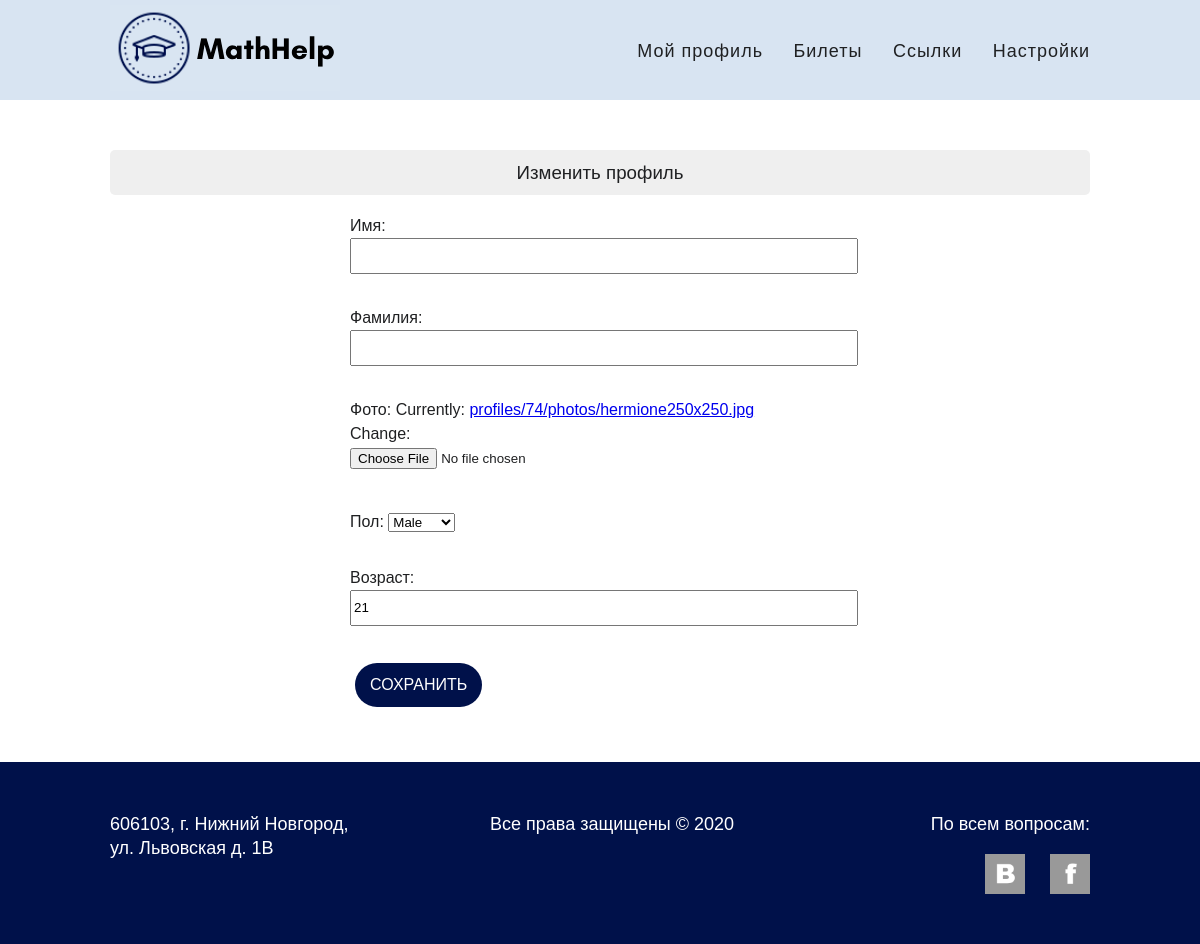
The page /profiles/defytheflow/update (signed in) on the database as committed earlier.
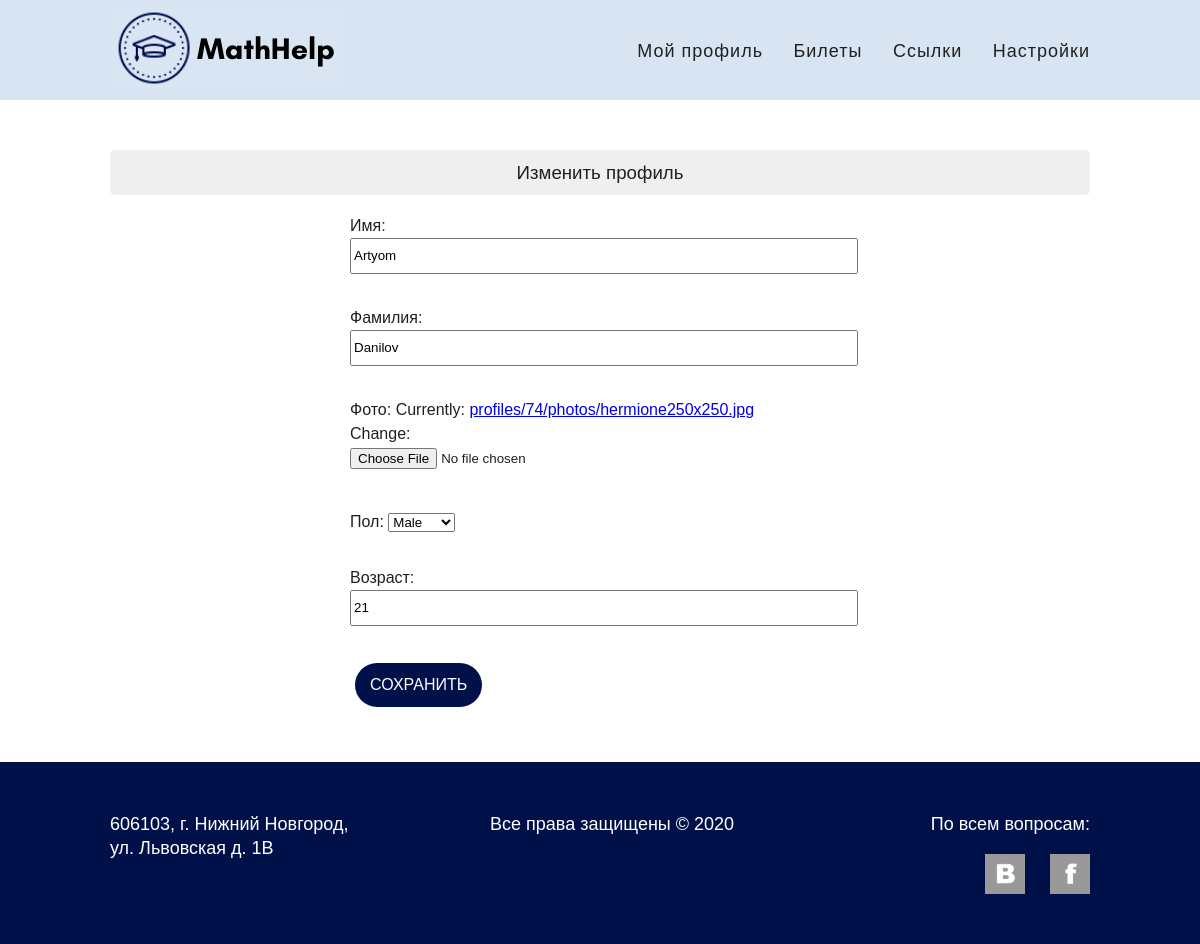
The same page on the database as committed later.
### apps/profiles/models.py (models this page shows, shortened)
class Profile(models.Model):
    error_messages = {
        'invalid_delete_photo': 'Can not delete default photo.',
    }
    PHOTO_MAX_WIDTH, PHOTO_MAX_HEIGHT = 250, 250
    DEFAULT_PHOTO_PATH = os.path.join('profiles', 'default-avatar.jpg')
    MALE, FEMALE = 'M', 'F'
    GENDER_CHOICES = ((MALE, 'Male'), (FEMALE, 'Female'))
    user = models.OneToOneField(get_user_model(), on_delete=models.CASCADE)
    first_name = models.CharField(max_length=128, default='', blank=True)
    last_name = models.CharField(max_length=128, default='', blank=True)
    photo = models.ImageField(
        upload_to=get_photo_upload_path, default=DEFAULT_PHOTO_PATH
    )
    gender = models.CharField(
        max_length=1, choices=GENDER_CHOICES, default=MALE, blank=True
    )
    age = models.PositiveSmallIntegerField(default=0, blank=True)
    login_count = models.IntegerField(default=0)
    def get_absolute_url(self):
        return reverse(ProfilesConfig.PROFILE_DETAIL_URL, args=[self.user.username])
    def get_absolute_update_url(self):
        return reverse(ProfilesConfig.PROFILE_UPDATE_URL, args=[self.user.username])

### apps/profiles/views.py (the view)
class ProfileUpdateView(SuccessMessageMixin, UpdateView):
    model = Profile
    form_class = ProfileUpdateForm
    template_name = f'{ProfilesConfig.name}/profile-update.html'
    success_url = reverse_lazy(ProfilesConfig.PROFILE_REDIRECT_URL)
    success_message = 'Профиль был успешно обновлён.'
    def get_object(self):
        return self.request.user.profile

### apps/profiles/forms.py (shortened to what this page needs)
class ProfileUpdateForm(ModelForm):
    error_messages = {
        'invalid_photo_size': \
            f'Максимальный размер фото {Profile.get_max_photo_size_display()}.'
    }
    class Meta:
        model = Profile
        exclude = ['user', 'login_count']
        labels = {
            'first_name': 'Имя',
            'last_name':  'Фамилия',
            'photo':      'Фото',
            'gender':     'Пол',
            'age':        'Возраст',
        }

### apps/accounts/context_processors.py (called while the page is built)
def accounts(request):
    return {
        'ACCOUNT_LOGIN_URL':           AccountsConfig.ACCOUNT_LOGIN_URL,
        'ACCOUNT_LOGOUT_URL':          AccountsConfig.ACCOUNT_LOGOUT_URL,
        'ACCOUNT_SETTINGS_URL':        AccountsConfig.ACCOUNT_SETTINGS_URL,
        'ACCOUNT_CREATE_URL':          AccountsConfig.ACCOUNT_CREATE_URL,
        'ACCOUNT_DELETE_URL':          AccountsConfig.ACCOUNT_DELETE_URL,
        'ACCOUNT_PASSWORD_CHANGE_URL': AccountsConfig.ACCOUNT_PASSWORD_CHANGE_URL,
        'ACCOUNT_USERNAME_UPDATE_URL': AccountsConfig.ACCOUNT_USERNAME_UPDATE_URL,
        'ACCOUNT_EMAIL_UPDATE_URL':    AccountsConfig.ACCOUNT_EMAIL_UPDATE_URL,
    }

### apps/profiles/templates/profiles/profile-update.html (shortened to what this page needs)
{% extends 'base.html' %}
{% load static %}
{% block content %}
  <section class="get-info">
    <div class="container">
      <div class="heading">
        <h3>Изменить профиль</h3>
      </div>
      <form class="get-info-form" action="{{ user.profile.get_absolute_update_url }}"
        method="POST" enctype="multipart/form-data">
        {{ form.as_p }}
       <button type="submit" class="btn btn-blue">Сохранить</button>
      </form>
    </div>
  </section>
{% endblock %}

Rows that differ between the two databases and show on the page:
changed Profile "Male": first_name (not shown) → "Artyom"; last_name (not shown) → "Danilov"
